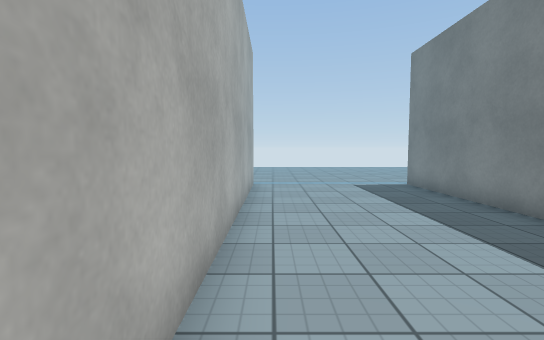
view 1 (above)

20 first-person views from a walk through a Unity game level. The camera is 1.3 m above the floor, tilts 4° down and sees 85° across. The floor is counted in squares, 1 m on a side. Each view is taken from the middle of a square. On the plan, view 1 faces up. The plan holds only what a view shows up to about 14 squares ahead; the rest is blank. The place goes on beyond the plan. The player character is not drawn. Some surface patterns are stand-ins.

view 2
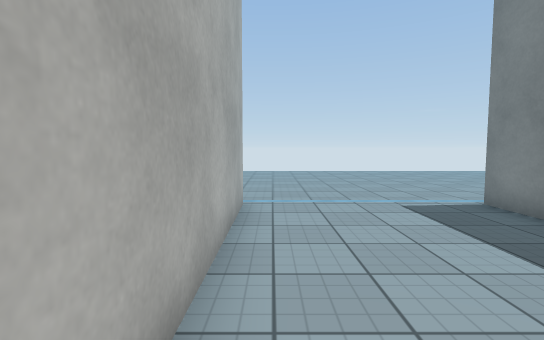

view 3
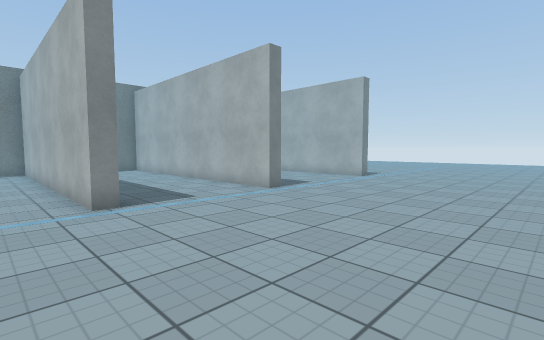

view 4
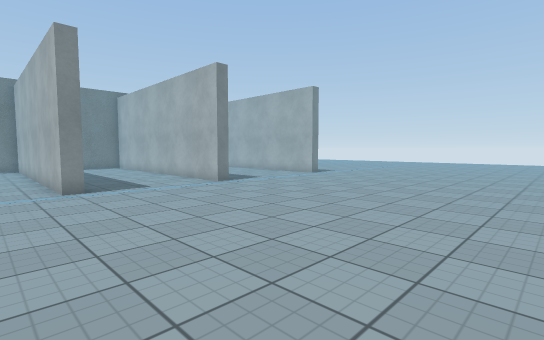

view 5
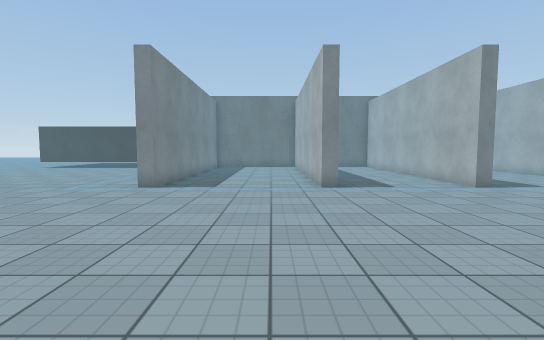

view 6
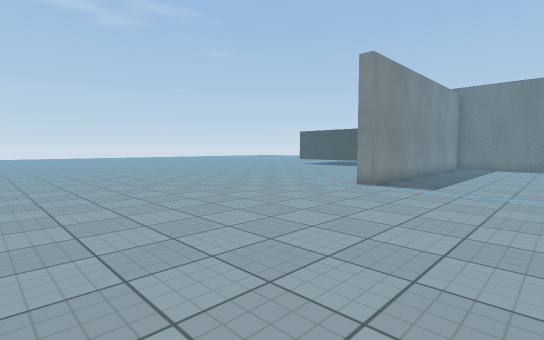

view 7
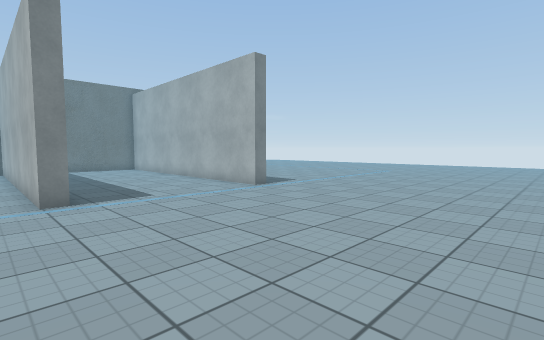

view 8
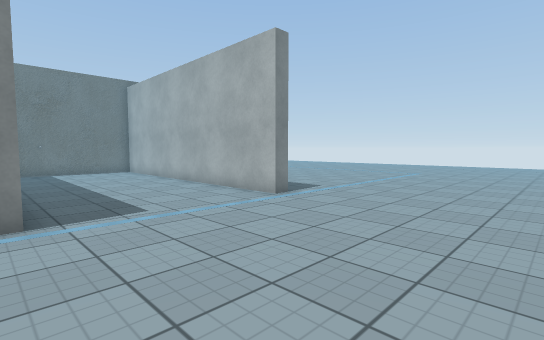

view 9
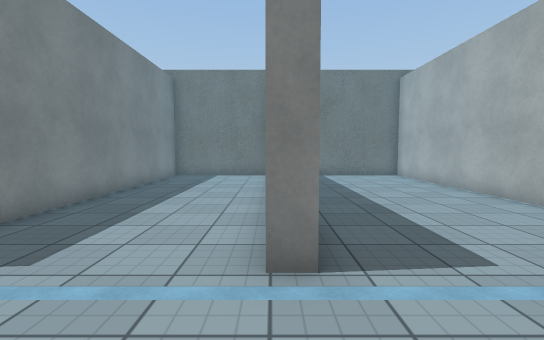

view 10
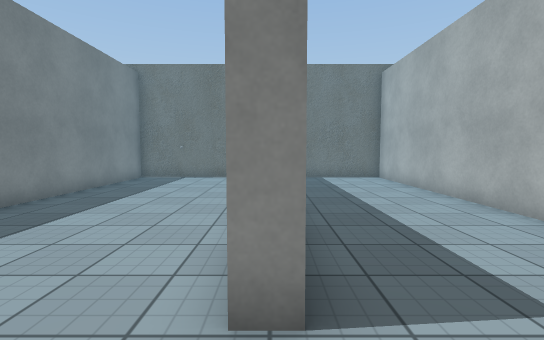

view 11
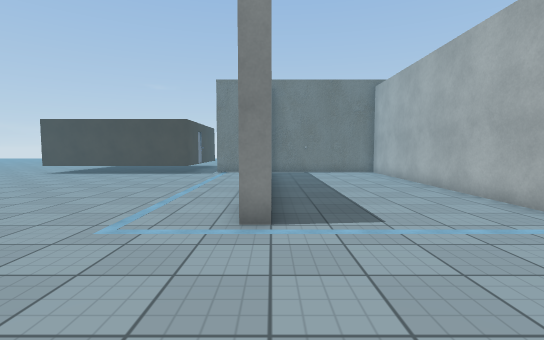

view 12
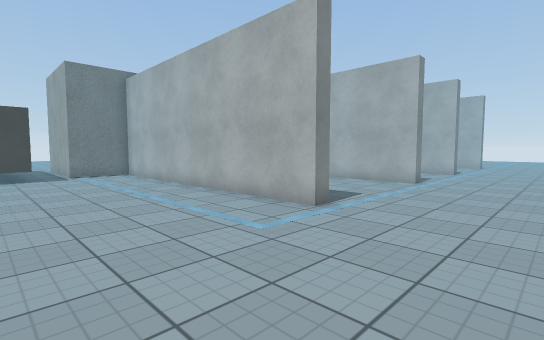

view 13
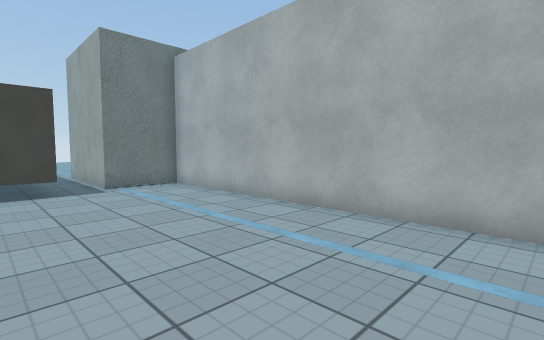

view 14
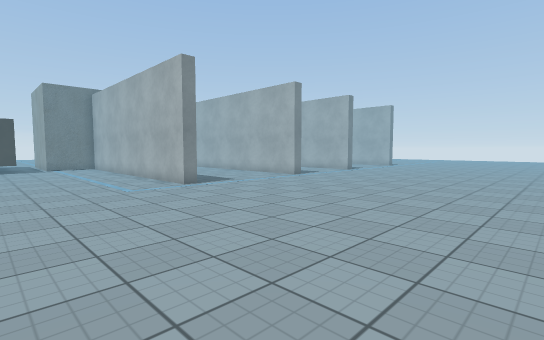

view 15
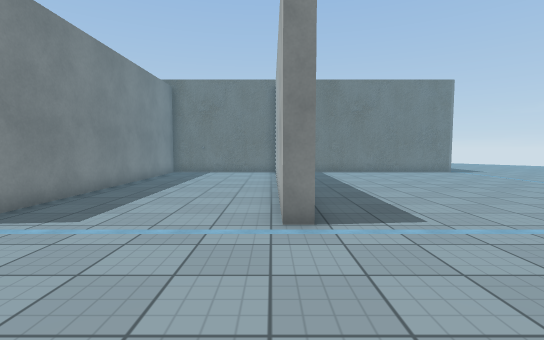

view 16
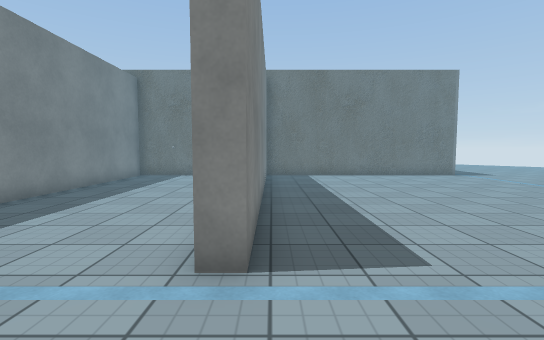

view 17
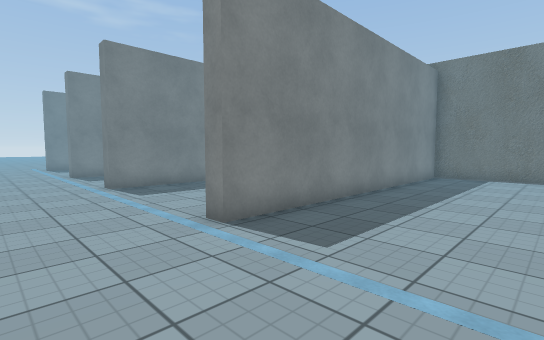

view 18
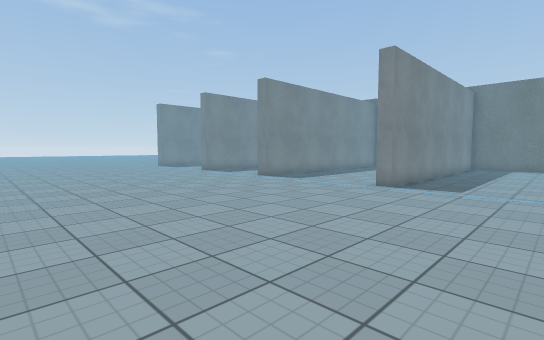

view 19
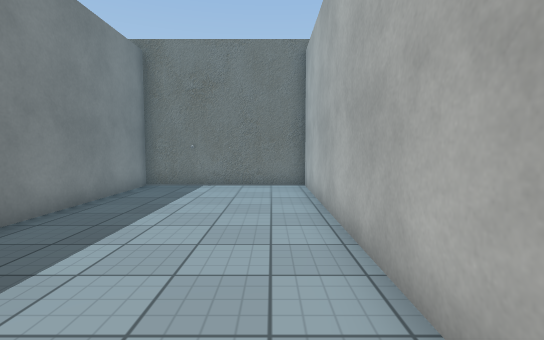

view 20
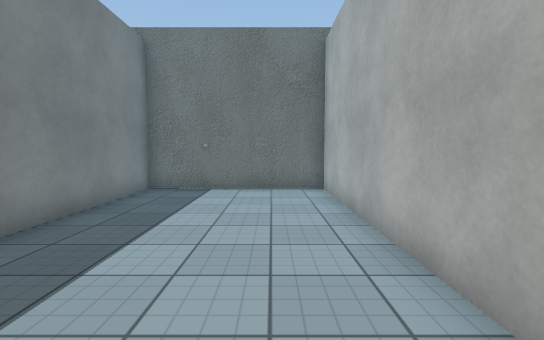

### Floor plan
Points are (right, up) in squares from view 1. A wall is a line through its corners. A room is listed if a view was taken in it or the views show most of it. See-through windows are left out.
Room 1 (views 1, 2, 3, 4, 5, 6, 7, 8, 9, 10, 11, 12, 13, 14, 15, 16, 17, 18, 19, 20)
walls: (-1.2, 0) (-1.2, 11) (-0.7, 11) (-0.7, -0.6) (5, -0.6) (5, 11) (5.6, 11) (5.6, -0.6) (8.1, -0.6); (-6.5, -0.6) (-6.5, 11) (-5.9, 11) (-5.9, -0.6) (-2.5, -0.6); (-16.5, -0.6) (-12.7, -0.6) (-12.7, 11) (-12.2, 11) (-12.2, -0.6) (-9.5, -0.6)
ways out: opening at (9.5, 0)
objects: other object (10, 0) to (11, 0)

Positions as (right, up) in squares from view 1, and headings:
1: (0, 0), facing up
2: (0, 4), facing up
3: (1, 18), facing down-left
4: (1, 21), facing down-left
5: (1, 21), facing down
6: (0, 21), facing down-right
7: (-5, 19), facing down-left
8: (-6, 17), facing down-left
9: (-6, 14), facing down
10: (-1, 13), facing down
11: (5, 16), facing down
12: (11, 15), facing down-left
13: (11, 10), facing down-left
14: (11, 21), facing down-left
15: (-12, 16), facing down
16: (-13, 14), facing down
17: (-17, 14), facing down-right
18: (-17, 21), facing down-right
19: (-11, 10), facing down
20: (1, 9), facing down
